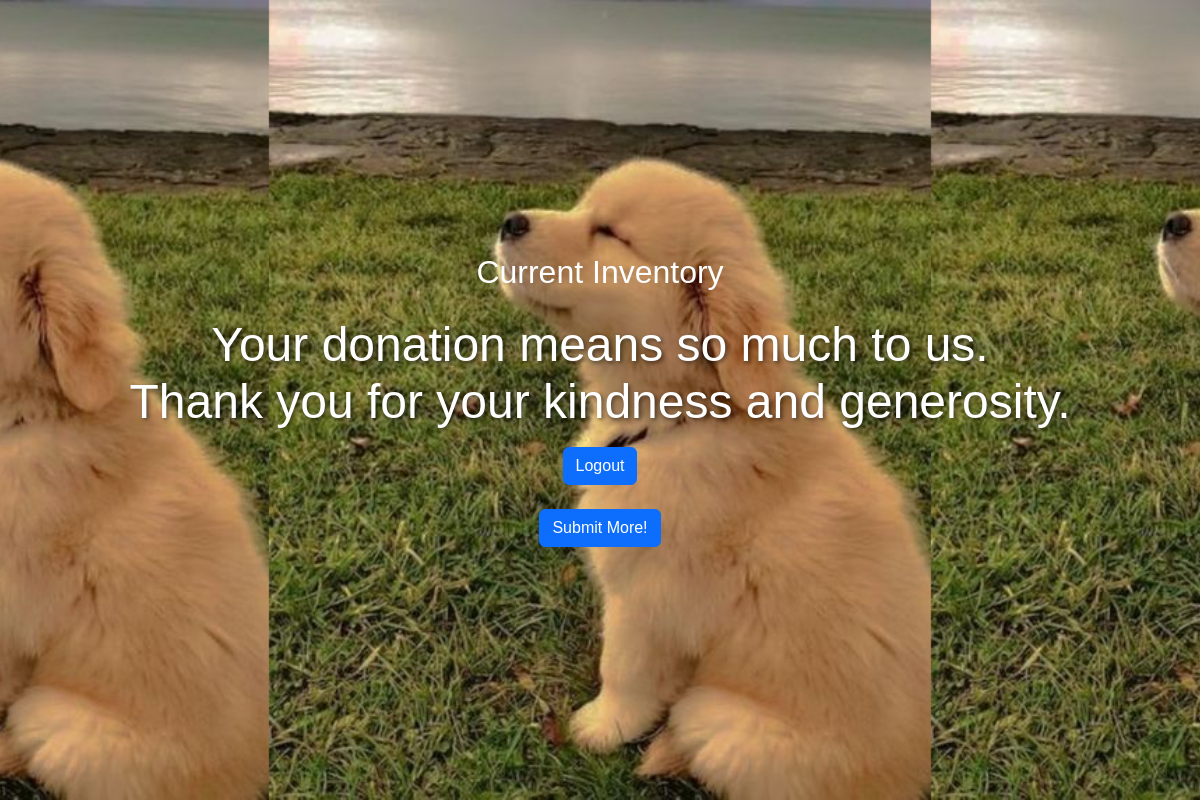
The app's page /rec_cont (signed in), older data.
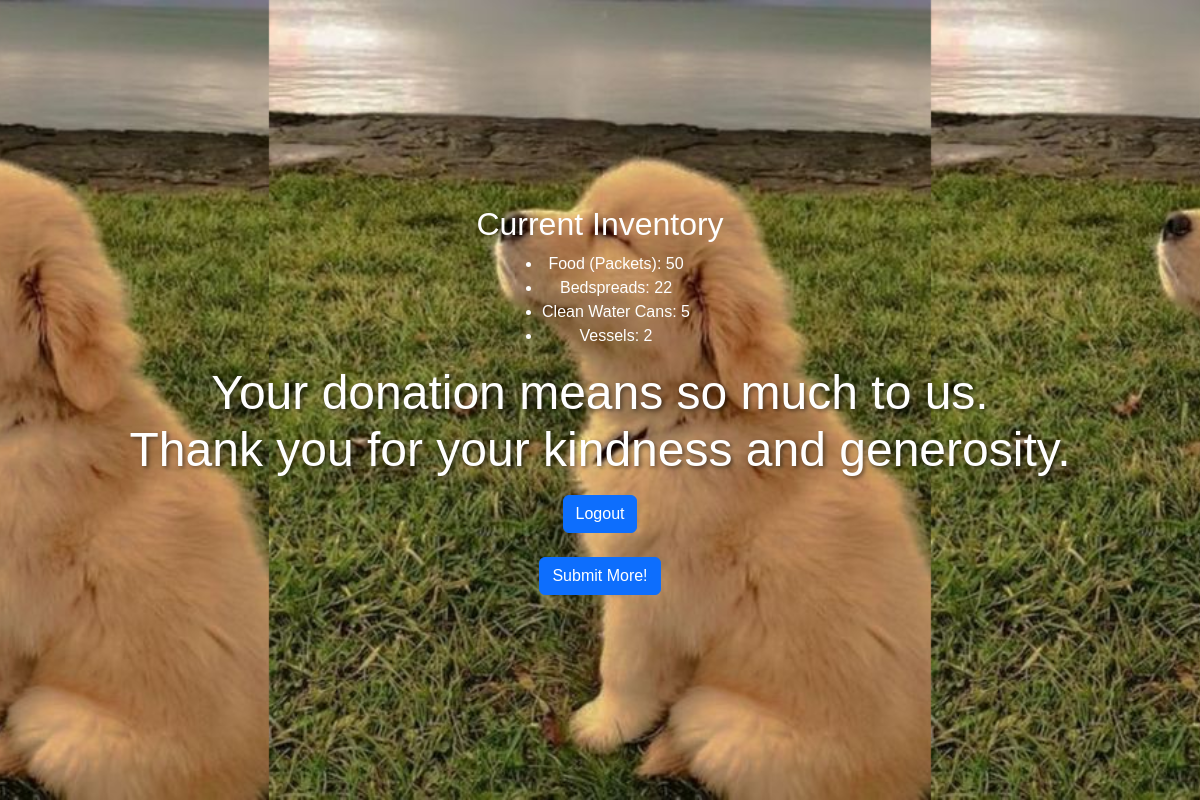
The same page, newer data.
### fourplay/models.py (models this page shows, shortened)
class Inventory(db.Model):
    id = db.Column(db.Integer, primary_key=True)
    item = db.Column(db.String(40), nullable=False)
    quantity = db.Column(db.Integer, nullable=False)

### fourplay/routes.py (the view)
@app.route("/rec_cont")
@login_required
def rec_cont():
    inv = Inventory.query.all()
    return render_template('rec_cont.html', inv=inv)

### fourplay/__init__.py (called while the page is built)
@app.before_request
def create_tables():
    db.create_all()

### fourplay/models.py (called while the page is built)
@login_manager.user_loader
def load_user(volunteer_id):
    return Volunteer.query.get(int(volunteer_id))

### fourplay/templates/rec_cont.html (shortened to what this page needs)
<!DOCTYPE html>
<html lang="en">
<head>
    <link href="https://cdn.jsdelivr.net/npm/bootstrap@5.3.0/dist/css/bootstrap.min.css" rel="stylesheet">
</head>
<body>
    <div class="content-section">
        <h2>Current Inventory</h2>
        <ul>
            {% for entry in inv %}
                <li>{{ entry.item }}: {{ entry.quantity }}</li>
            {% endfor %}
        </ul>
        <h1> Your donation means so much to us.<br>
            Thank you for your kindness and generosity.
        </h1>
    <div class="button-container">
        <a href="{{ url_for('logout') }}" class="btn btn-primary">Logout</a>
    </div>
    <br>
    <div class="button-container">
        <a href="{{ url_for('contributor') }}" class="btn btn-primary">Submit More!</a>
    </div>
    </div>
</body>
</html>

### fourplay/templates/rec_cont.html (style rules this page uses)
body { margin: 0; padding: 0; font-family: 'Poppins', sans-serif; background-color: #f8f9fa; overflow-x: hidden; }
.content-section { background: url(/static/images/doggo.jpg) repeat center center; background-size: contain; height: 100vh; display: flex; flex-direction: column; justify-content: center; align-items: center; text-align: center; color: #ffffff; padding: 20px; }
h1 { font-size: 3rem; margin-bottom: 1rem; text-shadow: 2px 2px 4px rgba(0, 0, 0, 0.5); }

Row changes from the older to the newer data that the page shows:
added Inventory: item "Food (Packets)", quantity "50"
added Inventory: item "Bedspreads", quantity "22"
added Inventory: item "Clean Water Cans", quantity "5"
added Inventory: item "Vessels", quantity "2"
